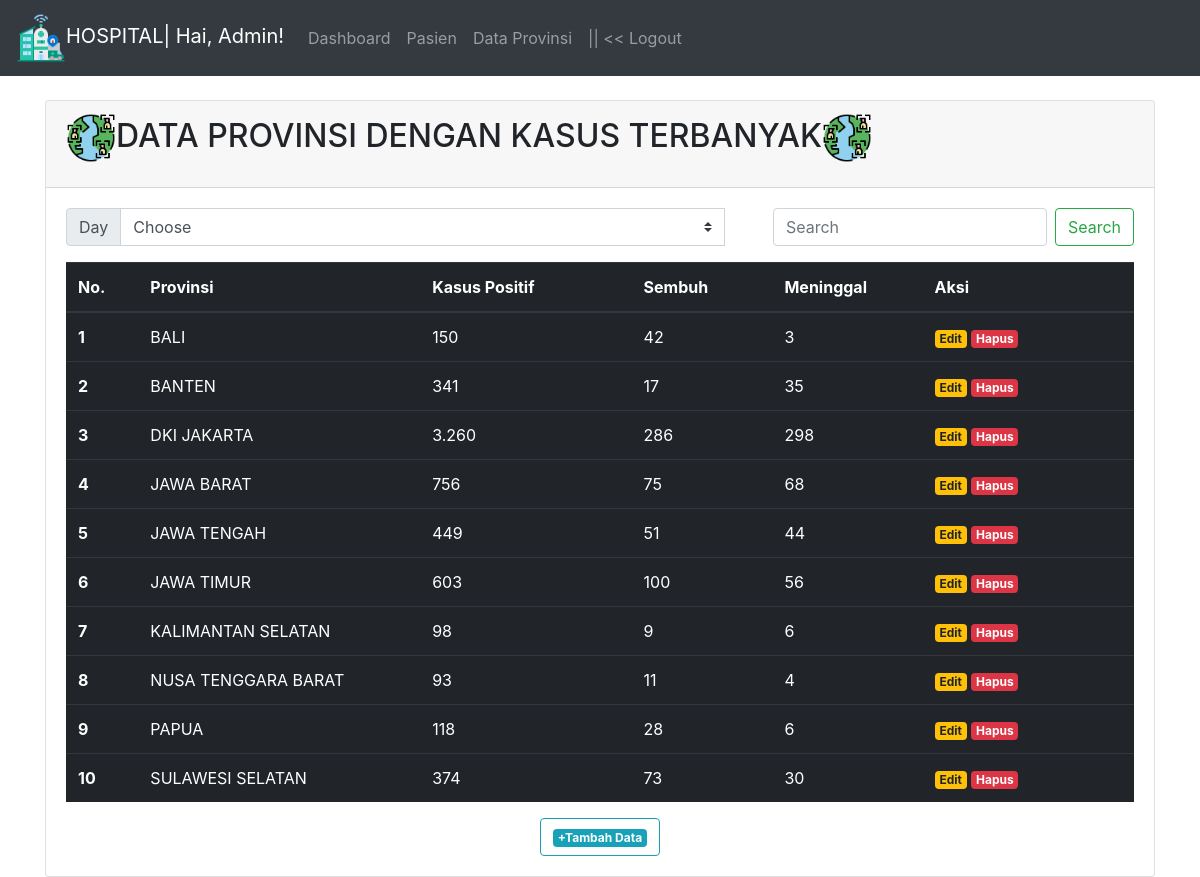
The page /provinsi/index.php on the database its author committed.
### tables this page shows
CREATE TABLE `provinsi` (
  `id_prov` int(30) NOT NULL,
  `provinsi` varchar(255) NOT NULL,
  `kasus` varchar(255) NOT NULL,
  `sembuh` varchar(255) NOT NULL,
  `meninggal` varchar(255) NOT NULL
);

### provinsi/index.php (the view, shortened to what this page needs)
<?php
include '../koneksi.php';
$sql = "SELECT * FROM provinsi ORDER BY provinsi";
$res=mysqli_query($kon, $sql);
$pinjam=array();
while ($data=mysqli_fetch_assoc($res)) {
  $pinjam[]=$data;
}
include '../aset/header.php';
?>
<div class="container">
  <div class="row mt-4">
    <div class="col-md">
      <div class="card">
        <div class="card-header">
          <h2 class="card-title"><img src="target.png" width="50px" height="50px">DATA PROVINSI DENGAN KASUS TERBANYAK<img src="target.png" width="50px" height="50px"></h2>
        </div>
        <div class="card-body">
          <div class="input-group mb-3">
            <div class="input-group-prepend">
              <label class="input-group-text" for="inputGroupSelect01">Day</label>
            </div>
            <select class="custom-select " id="inputGroupSelect01">
              <option value="" selected>Choose</option>
            </select>
            <form class="form-inline my-2 my-lg-0 ml-5">
              <input class="form-control mr-sm-2" type="search" placeholder="Search" aria-label="Search" id="key">
              <button class="btn btn-outline-success my-2 my-sm-0" type="submit">Search</button>
            </form>
          </div>
          <div class="ser">
            <table class="table table-dark">
              <thead>
                <center> <tr>
                  <th scope="col" width="50">No.</th>
                  <th scope="col" width="200">Provinsi</th>
                  <th scope="col" width="150">Kasus Positif</th>
                  <th scope="col" width="100">Sembuh</th>
                  <th scope="col" width="100">Meninggal</th>
                    <th scope="col" width="150">Aksi</th>
                </tr></center>
              </thead>
              <?php
              $no = 1;
              foreach ($pinjam as $p) { ?>
        <tr>
          <th scope="row"><?= $no ?></th>
          <td><?= $p['provinsi'] ?></td>
          <td><?= $p['kasus'] ?></td>
          <td><?= $p['sembuh'] ?></td>
          <td><?= $p['meninggal'] ?></td>
           <td>
                    <a href="edit.php?id_prov=<?= $p['id_prov'] ?>" class="badge badge-warning">Edit</a>
                    <a href="hapus.php?id_prov=<?= $p['id_prov'] ?>" class="badge badge-danger">Hapus</a>
                  </td>
                </tr>
              <?php
                $no++;
              }
              ?>
            </table>
            <center>
            <tr>
<button type="button" class="btn btn-outline-info"><a href="tambah.php" class="badge badge-info">+Tambah Data</a></button>
</tr></center>
          </div>
        </div>
      </div>
    </div>
  </div>
</div>

### header.php (shortened to what this page needs)
<!DOCTYPE html>
<html lang="en">
<head>
	<link rel="stylesheet" href="http://localhost/covid/aset/bootstrap/css/bootstrap.min.css">
	<link rel="stylesheet" href="http://localhost/covid/aset/fontawesome/css/all.min.css">
</head>
<body>
				<nav class="navbar navbar-expand-lg navbar-dark bg-dark">
					<a class="navbar-brand" href="#"><img src="hospital.png" width="50px" height="50px"></i>HOSPITAL| Hai, Admin!</a>
				  <div class="collapse navbar-collapse" id="navbarNavAltMarkup">
				    <div class="navbar-nav">
				      <a class="nav-item nav-link" href="http://localhost/covid/dashboard.php">Dashboard</a>
				      <a class="nav-item nav-link" href="http://localhost/covid/pasien/index.php">Pasien</a>
				        <a class="nav-item nav-link" href="http://localhost/covid/provinsi/index.php"">Data Provinsi</a>
				      <a class="nav-item nav-link" href="http://localhost/covid/index.html"">   || << Logout</a>
				    </div>
				  </div>
				</nav>
</body>
</html>

### rows shown on the page
provinsi: provinsi "BALI", kasus "150", sembuh "42", meninggal "3"
provinsi: provinsi "BANTEN", kasus "341", sembuh "17", meninggal "35"
provinsi: provinsi "DKI JAKARTA", kasus "3.260", sembuh "286", meninggal "298"
provinsi: provinsi "JAWA BARAT", kasus "756", sembuh "75", meninggal "68"
provinsi: provinsi "JAWA TENGAH", kasus "449", sembuh "51", meninggal "44"
provinsi: provinsi "JAWA TIMUR", kasus "603", sembuh "100", meninggal "56"
provinsi: provinsi "KALIMANTAN SELATAN", kasus "98", sembuh "9", meninggal "6"
provinsi: provinsi "NUSA TENGGARA BARAT", kasus "93", sembuh "11", meninggal "4"
provinsi: provinsi "PAPUA", kasus "118", sembuh "28", meninggal "6"
provinsi: provinsi "SULAWESI SELATAN", kasus "374", sembuh "73", meninggal "30"
